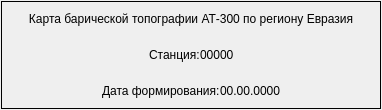
<?xml version="1.0" encoding="UTF-8"?>
<ui version="4.0">
 <class>ListWidgetItemDocument</class>
 <widget class="QWidget" name="ListWidgetItemDocument">
  <property name="geometry">
   <rect>
    <x>0</x>
    <y>0</y>
    <width>382</width>
    <height>110</height>
   </rect>
  </property>
  <property name="sizePolicy">
   <sizepolicy hsizetype="Preferred" vsizetype="Minimum">
    <horstretch>0</horstretch>
    <verstretch>0</verstretch>
   </sizepolicy>
  </property>
  <property name="windowTitle">
   <string>Form</string>
  </property>
  <property name="styleSheet">
   <string notr="true">#mainWidget {
 border: 1px solid black 
}</string>
  </property>
  <layout class="QGridLayout" name="gridLayout">
   <property name="leftMargin">
    <number>1</number>
   </property>
   <property name="topMargin">
    <number>1</number>
   </property>
   <property name="rightMargin">
    <number>1</number>
   </property>
   <property name="bottomMargin">
    <number>1</number>
   </property>
   <property name="spacing">
    <number>0</number>
   </property>
   <item row="0" column="0">
    <widget class="QWidget" name="mainWidget" native="true">
     <property name="sizePolicy">
      <sizepolicy hsizetype="Preferred" vsizetype="Preferred">
       <horstretch>0</horstretch>
       <verstretch>0</verstretch>
      </sizepolicy>
     </property>
     <layout class="QVBoxLayout" name="verticalLayout">
      <property name="spacing">
       <number>0</number>
      </property>
      <property name="leftMargin">
       <number>0</number>
      </property>
      <property name="topMargin">
       <number>0</number>
      </property>
      <property name="rightMargin">
       <number>0</number>
      </property>
      <property name="bottomMargin">
       <number>0</number>
      </property>
      <item>
       <widget class="QLabel" name="labelName">
        <property name="sizePolicy">
         <sizepolicy hsizetype="Preferred" vsizetype="Preferred">
          <horstretch>0</horstretch>
          <verstretch>0</verstretch>
         </sizepolicy>
        </property>
        <property name="styleSheet">
         <string notr="true"/>
        </property>
        <property name="text">
         <string>Карта барической топографии АТ-300 по региону Евразия</string>
        </property>
        <property name="alignment">
         <set>Qt::AlignCenter</set>
        </property>
       </widget>
      </item>
      <item>
       <layout class="QHBoxLayout" name="la1">
        <property name="spacing">
         <number>0</number>
        </property>
        <item>
         <spacer name="sp1">
          <property name="orientation">
           <enum>Qt::Horizontal</enum>
          </property>
          <property name="sizeHint" stdset="0">
           <size>
            <width>40</width>
            <height>20</height>
           </size>
          </property>
         </spacer>
        </item>
        <item>
         <widget class="QLabel" name="textStation">
          <property name="sizePolicy">
           <sizepolicy hsizetype="Preferred" vsizetype="Preferred">
            <horstretch>0</horstretch>
            <verstretch>0</verstretch>
           </sizepolicy>
          </property>
          <property name="text">
           <string>Станция:</string>
          </property>
         </widget>
        </item>
        <item>
         <widget class="QLabel" name="labelStationIndex">
          <property name="sizePolicy">
           <sizepolicy hsizetype="Preferred" vsizetype="Preferred">
            <horstretch>0</horstretch>
            <verstretch>0</verstretch>
           </sizepolicy>
          </property>
          <property name="text">
           <string>00000</string>
          </property>
         </widget>
        </item>
        <item>
         <spacer name="sp2">
          <property name="orientation">
           <enum>Qt::Horizontal</enum>
          </property>
          <property name="sizeHint" stdset="0">
           <size>
            <width>40</width>
            <height>20</height>
           </size>
          </property>
         </spacer>
        </item>
       </layout>
      </item>
      <item>
       <layout class="QHBoxLayout" name="la2">
        <property name="spacing">
         <number>0</number>
        </property>
        <item>
         <layout class="QHBoxLayout" name="horizontalLayout">
          <item>
           <spacer name="sp3">
            <property name="orientation">
             <enum>Qt::Horizontal</enum>
            </property>
            <property name="sizeHint" stdset="0">
             <size>
              <width>40</width>
              <height>20</height>
             </size>
            </property>
           </spacer>
          </item>
          <item>
           <widget class="QLabel" name="textCreationDate">
            <property name="sizePolicy">
             <sizepolicy hsizetype="Preferred" vsizetype="Preferred">
              <horstretch>0</horstretch>
              <verstretch>0</verstretch>
             </sizepolicy>
            </property>
            <property name="text">
             <string>Дата формирования:</string>
            </property>
           </widget>
          </item>
          <item>
           <widget class="QLabel" name="labelDt">
            <property name="sizePolicy">
             <sizepolicy hsizetype="Preferred" vsizetype="Preferred">
              <horstretch>0</horstretch>
              <verstretch>0</verstretch>
             </sizepolicy>
            </property>
            <property name="text">
             <string>00.00.0000</string>
            </property>
           </widget>
          </item>
          <item>
           <spacer name="sp4">
            <property name="orientation">
             <enum>Qt::Horizontal</enum>
            </property>
            <property name="sizeHint" stdset="0">
             <size>
              <width>40</width>
              <height>20</height>
             </size>
            </property>
           </spacer>
          </item>
         </layout>
        </item>
       </layout>
      </item>
     </layout>
    </widget>
   </item>
  </layout>
 </widget>
 <resources/>
 <connections/>
</ui>
